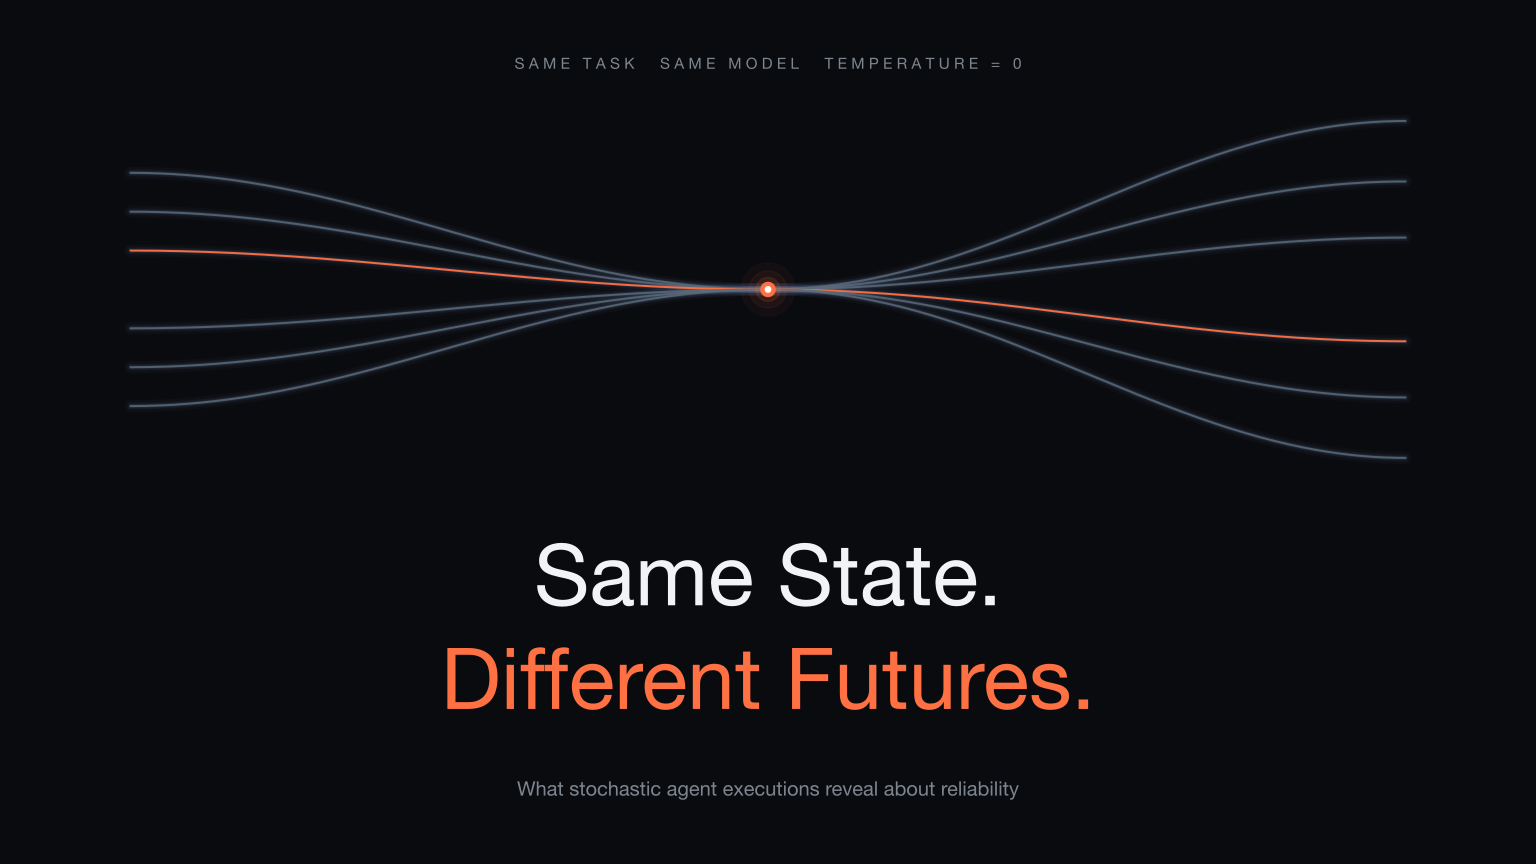

This chart was generated by the following Python code:
"""Blog cover. A diagram, not a measurement.

The empirical figure next to it carries the evidence -- thirteen real
executions, real hashes, real steps. This one carries a question, and it is
drawn rather than measured: the line count and the spacing are chosen for
legibility at thumbnail size, not read off the data.

It is kept honest by what it refuses to say. No tick marks, no failure marks,
no hashes, no counts, no claim about which future is right. The runs behind
this work carry no correctness label, so a cover that implied one would be
promising something the article cannot deliver.
"""

from __future__ import annotations

from pathlib import Path

import matplotlib
matplotlib.use("Agg")
import matplotlib.pyplot as plt
import numpy as np

BG = "#0a0b0f"
LINE = "#5c6b7a"
GLOW = "#7fa6c9"
ACCENT = "#ff7043"
TEXT = "#f2f3f5"
MUTED = "#7d858f"

for family in ("Helvetica Neue", "Helvetica", "Arial"):
    if any(family.lower() in f.name.lower() for f in matplotlib.font_manager.fontManager.ttflist):
        plt.rcParams["font.family"] = family
        break


def ease(a: float, b: float, n: int = 220) -> tuple[np.ndarray, np.ndarray]:
    """A curve that leaves flat and arrives flat, so the node reads as a meeting."""
    t = np.linspace(0, 1, n)
    return t, a + (b - a) * (1 - np.cos(np.pi * t)) / 2


def main() -> None:
    fig = plt.figure(figsize=(16, 9), dpi=100)
    fig.patch.set_facecolor(BG)
    ax = fig.add_axes([0, 0, 1, 1])
    ax.set_facecolor(BG)
    ax.set_xlim(0, 1)
    ax.set_ylim(0, 1)
    ax.axis("off")

    node = (0.5, 0.665)
    left, right = 0.085, 0.915
    incoming = np.array([0.80, 0.755, 0.71, 0.62, 0.575, 0.53])
    # Wider than the fan on the left: what follows the meeting is more dispersed
    # than what preceded it, which is the one structural fact the cover borrows.
    outgoing = np.array([0.86, 0.79, 0.725, 0.605, 0.54, 0.47])

    def draw(x0, x1, y0, y1, warm):
        t, y = ease(y0, y1)
        x = x0 + (x1 - x0) * t
        # Three passes of decreasing width: the halo has to survive being scaled
        # down to a LinkedIn thumbnail, where a single hairline disappears.
        for width, alpha in ((9.0, 0.035), (5.0, 0.065), (2.6, 0.12)):
            ax.plot(x, y, lw=width, color=GLOW, alpha=alpha, solid_capstyle="round",
                    zorder=2)
        ax.plot(x, y, lw=1.5, color=ACCENT if warm else LINE,
                alpha=0.95 if warm else 0.82, solid_capstyle="round", zorder=3)

    for index, y0 in enumerate(incoming):
        draw(left, node[0], y0, node[1], warm=index == 2)
    for index, y1 in enumerate(outgoing):
        draw(node[0], right, node[1], y1, warm=index == 3)

    # The node is the whole picture: it is where the reader is meant to stop.
    for radius, alpha in ((40, 0.035), (28, 0.06), (18, 0.11), (11, 0.22)):
        ax.plot(*node, "o", ms=radius, color=ACCENT, alpha=alpha, zorder=4)
    ax.plot(*node, "o", ms=10.5, color=ACCENT, zorder=5)
    ax.plot(*node, "o", ms=4.2, color="#ffffff", zorder=6)

    ax.text(0.5, 0.925, "S A M E   T A S K      S A M E   M O D E L      "
                        "T E M P E R A T U R E   =   0",
            ha="center", va="center", fontsize=11.5, color=MUTED, zorder=7)

    ax.text(0.5, 0.325, "Same State.", ha="center", va="center",
            fontsize=64, color=TEXT, zorder=7)
    ax.text(0.5, 0.205, "Different Futures.", ha="center", va="center",
            fontsize=64, color=ACCENT, zorder=7)
    ax.text(0.5, 0.085, "What stochastic agent executions reveal about reliability",
            ha="center", va="center", fontsize=15, color=MUTED, zorder=7)

    out = Path("paper/figures")
    fig.savefig(out / "hero.png", dpi=100, facecolor=BG)
    fig.savefig(out / "hero.svg", format="svg", facecolor=BG)
    print("wrote paper/figures/hero.png (1600x900) and hero.svg")


if __name__ == "__main__":
    main()
